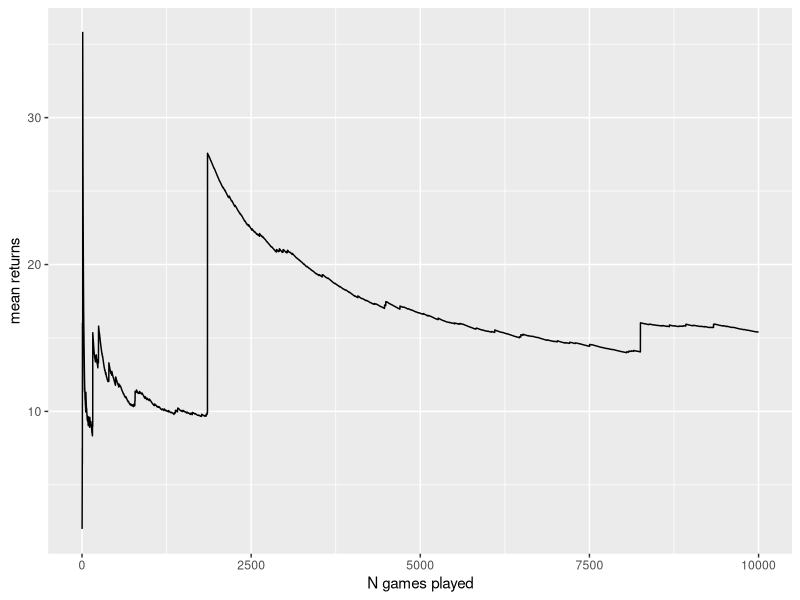
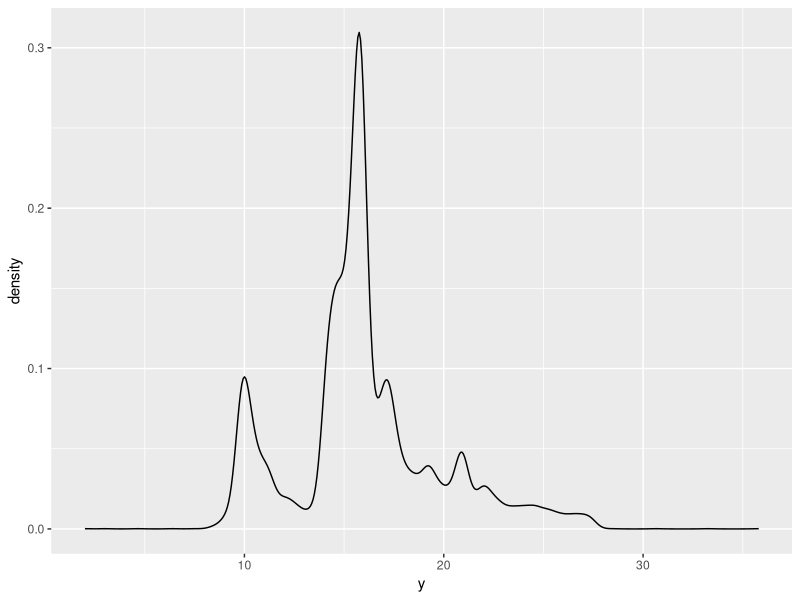

Write the R code that produced these figures, in order.
## ---- chunk 1
knitr::opts_chunk$set(echo = TRUE)
library(tidyverse)
## ---- chunk 2
set.seed(0)

N <- 10000 # number of desired samples (how many times do you play)
play_fee <- 2 # cost of playing

play <- function(){
  result <- ""
  count <- 0
  while(result != "T"){
    result <- sample(c("H", "T"), 1)
    count = count + 1
  }
  return(count)
}

counts <- c()
for(i in 1:N){
  counts <- c(counts, play())
}

play_fee <- rep(play_fee, N)
returns <- play_fee^counts

x <- 1:length(returns)
y <- cumsum(returns) / seq_along(returns)

tibble(x, y) %>%  ggplot(aes(x,y)) + geom_line() +
  labs(x="N games played", y="mean returns")

tibble(returns) %>% ggplot(aes(x=y)) + geom_density()
